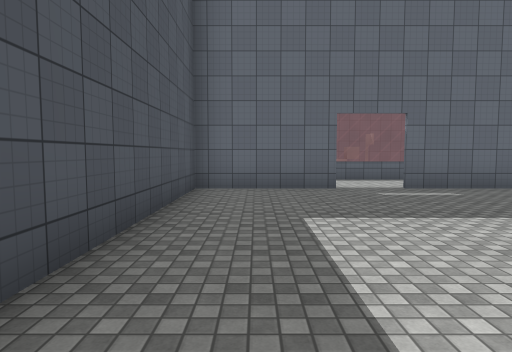
View 1 (above)

12 first-person views from a walk through a Unity game level. The camera is 1.5 m above the floor, tilts 4° down and sees 75° across. Doors are open. The floor is counted in squares, 2 m on a side. Each view is taken from the middle of a square. On the plan, view 1 faces up. The plan holds only what a view shows up to about 11 squares ahead; the rest is blank. The place goes on beyond the plan. The player character is not drawn. Surface patterns are stand-ins for the level's own textures.

View 2
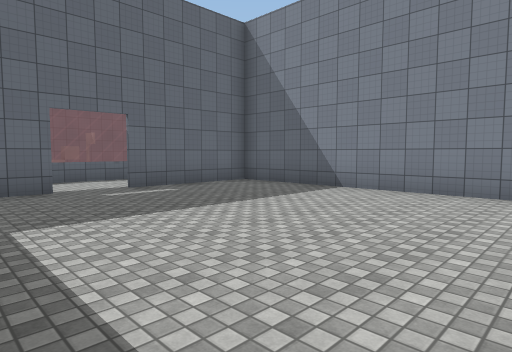

View 3
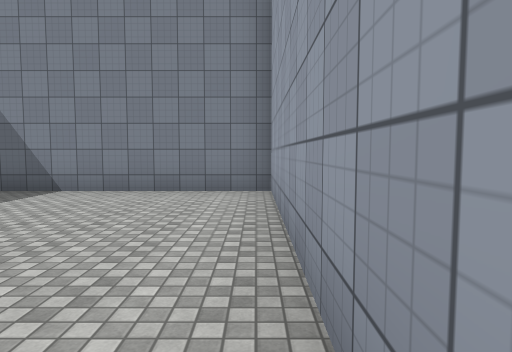

View 4
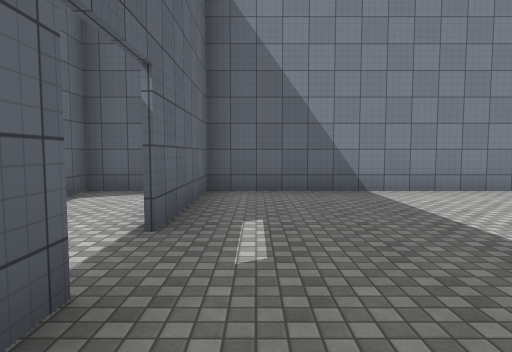

View 5
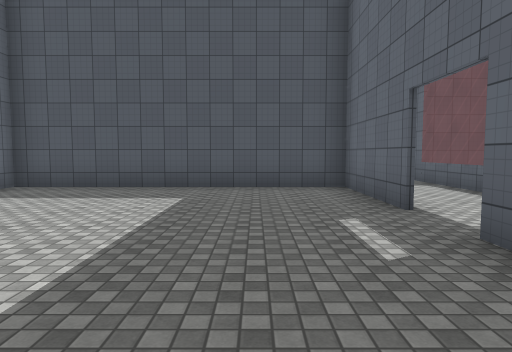

View 6
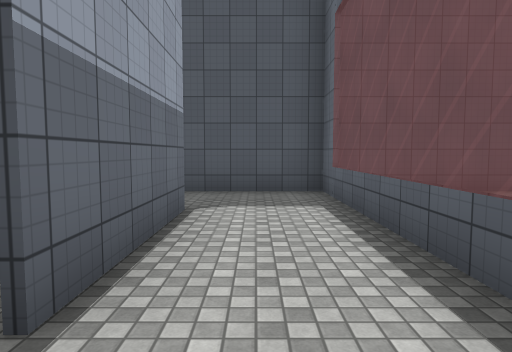

View 7
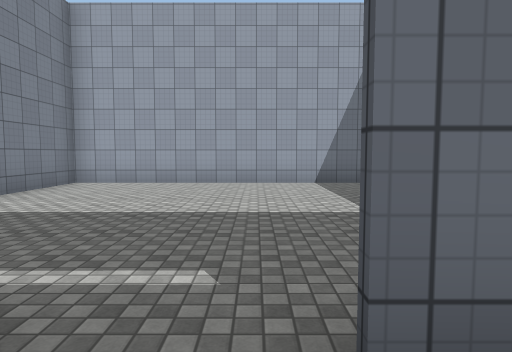

View 8
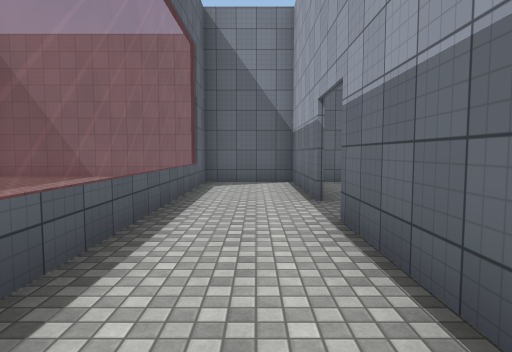

View 9
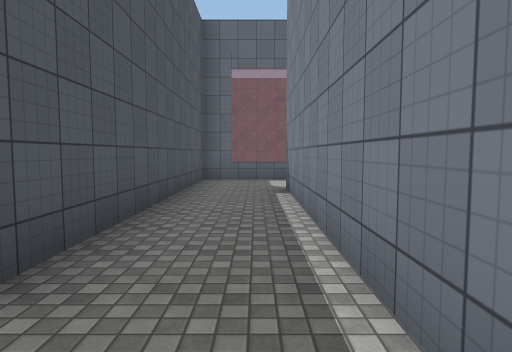

View 10
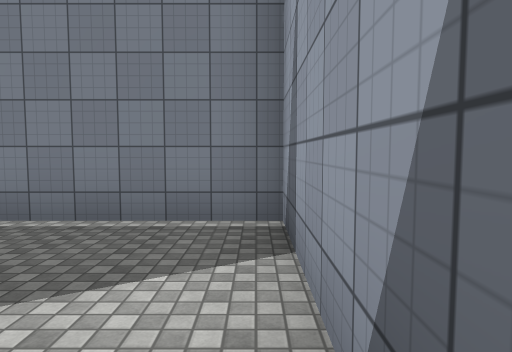

View 11
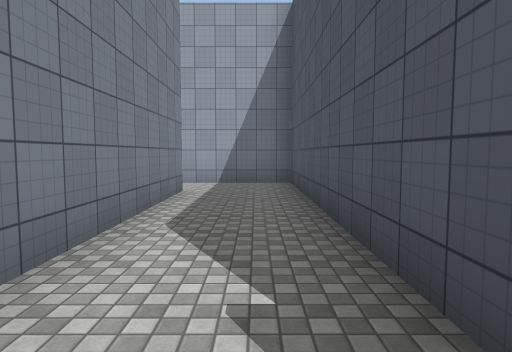

View 12
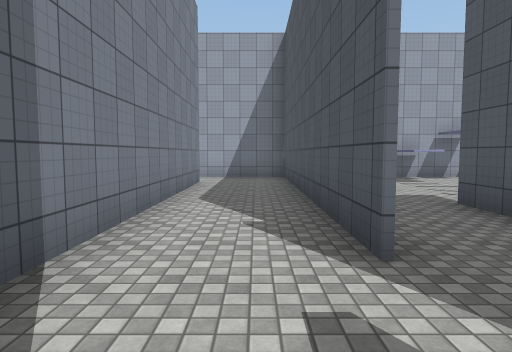

### Floor plan
Ten units are one square. View 1 is at (0, 0); x grows to the right and y downward. Boxes are objects, and circles mark ways between rooms. Rooms are numbered by the first view taken in them; rooms with no view inside come last. Other rooms are left out.
<svg viewBox="-75 -135 145 144">
<path fill="none" stroke="#000" d="M18 -70 -13 -70 -13 4M-9 3 65 3 65 -71M65 -70 31 -70M-14 4 -14 -71 18 -71M-34 3 -9 3M31 -71 65 -71 65 -93 -35 -93M-35 -130 -35 -18M-59 -78 -59 3 -34 3M-36 -14 -36 -83"/>
<circle cx="25" cy="-70" r="3" fill="#2a7"/>
<circle cx="-30" cy="-5" r="3" fill="#2a7"/>
<text x="30" y="-30">1</text>
<text x="-20" y="-50">2</text>
<text x="-50" y="-60">3</text>
</svg>
Room 1 opens to room 2. Room 2 opens to room 3.

Where each view was taken, in squares from view 1:
view 1: 0 up, 0 right, facing up
view 2: 0 up, 0 right, facing up-right
view 3: 0 up, 0 right, facing right
view 4: 6 up, 0 right, facing right
view 5: 5 up, 6 right, facing left
view 6: 8 up, 3 right, facing left
view 7: 8 up, 2 right, facing down
view 8: 8 up, 2 left, facing right
view 9: 0 up, 2 left, facing up
view 10: 0 up, 5 left, facing right
view 11: 8 up, 5 left, facing down
view 12: 10 up, 5 left, facing down
